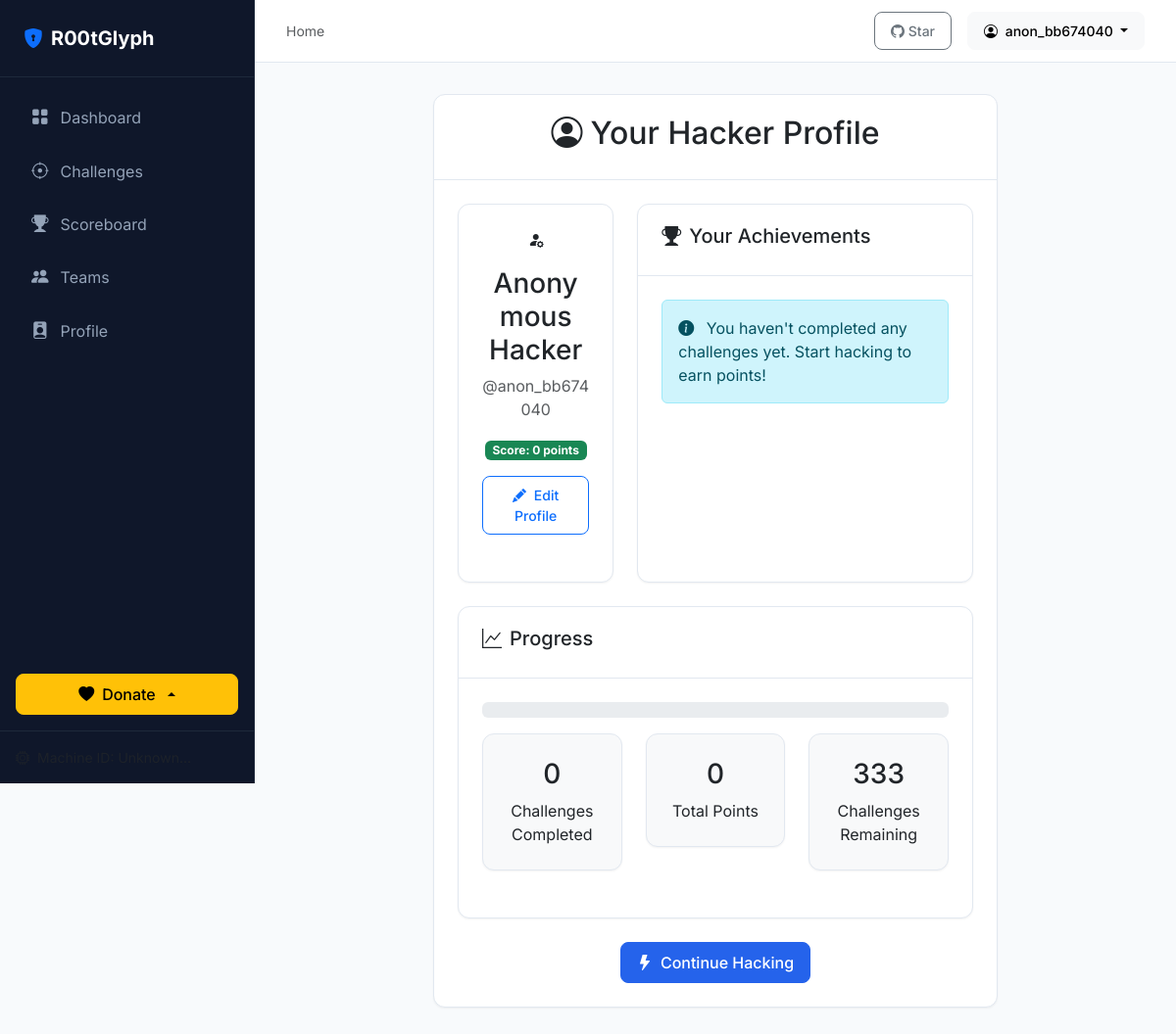
Page /profile (signed in) on the committed database.
### app/models.py (models this page shows)
class LocalUser(db.Model):
    id = db.Column(db.Integer, primary_key=True)
    username = db.Column(db.String(50), unique=True, nullable=False)
    password_hash = db.Column(db.String(256), nullable=False)
    display_name = db.Column(db.String(50), nullable=False, default='Anonymous Hacker')
    profile_picture = db.Column(db.String(256), nullable=True)
    score = db.Column(db.Integer, default=0, index=True)
    completed_challenges = db.Column(db.Text, default='[]')
    is_admin = db.Column(db.Boolean, default=False)
    team_id = db.Column(db.Integer, db.ForeignKey('team.id', use_alter=True, name='fk_local_user_team_id'), nullable=True)
    created_at = db.Column(db.DateTime, default=lambda: datetime.now(timezone.utc))
    last_active = db.Column(db.DateTime, default=lambda: datetime.now(timezone.utc))
    failed_login_attempts = db.Column(db.Integer, default=0)
    locked_until = db.Column(db.DateTime, nullable=True)
    completions = db.relationship('Challenge', secondary=user_completions, lazy='dynamic', backref=db.backref('completed_by', lazy='dynamic'))

### app/routes/core.py (the view, shortened to what this page needs)
@core_bp.route('/profile', methods=['GET', 'POST'])
@login_required
def profile():
    user = get_current_user()
    completed_challenges = user.completions.all()
    total_challenge_count = Challenge.query.filter_by(active=True).count()
    remaining_challenge_count = total_challenge_count - len(completed_challenges)
    return render_template('profile.html', user=user, completed_challenges=completed_challenges, total_challenge_count=total_challenge_count, remaining_challenge_count=remaining_challenge_count)

### app/utils.py (called while the page is built)
def login_required(f):
    @wraps(f)
    def decorated_function(*args, **kwargs):
        if 'user_id' not in session:
            return redirect(url_for('auth.login', next=request.url))
        return f(*args, **kwargs)
    return decorated_function

def get_current_user():
    if 'user_id' in session:
        return db.session.get(LocalUser, session['user_id'])
    return None

def inject_user():
    return dict(current_user=get_current_user())

### templates/profile.html (shortened to what this page needs)
{% extends 'base.html' %}
{% block content %}
<div class="row">
    <div class="col-md-8 offset-md-2">
        <div class="card">
            <div class="card-header">
                <h2 class="text-center"><i class="bi bi-person-circle me-2"></i>Your Hacker Profile</h2>
            </div>
            <div class="card-body">
                <div class="row mb-4">
                    <div class="col-md-4">
                        <div class="card h-100">
                            <div class="card-body text-center">
                                <div class="mb-3">
                                    {% if user.profile_picture %}
                                    <img src="{{ url_for('static', filename=user.profile_picture) }}"
                                        alt="Profile Picture" class="rounded-circle"
                                        style="width: 150px; height: 150px; object-fit: cover;">
                                    {% else %}
                                    <i class="bi bi-person-fill-gear icon-xxl"></i>
                                    {% endif %}
                                </div>
                                <h3>{{ user.display_name }}</h3>
                                <p class="text-muted">@{{ user.username }}</p>
                                <p class="badge bg-success">Score: {{ user.score }} points</p>
                                <button class="btn btn-outline-primary btn-sm" type="button" data-bs-toggle="collapse"
                                    data-bs-target="#editProfile">
                                    <i class="bi bi-pencil-fill me-1"></i> Edit Profile
                                </button>
                            </div>
                        </div>
                    </div>
                    <div class="col-md-8">
                        <div class="card h-100">
                            <div class="card-header">
                                <h5><i class="bi bi-trophy-fill me-2"></i>Your Achievements</h5>
                            </div>
                            <div class="card-body">
                                {% if completed_challenges %}
                                <div class="list-group">
                                    {% for challenge in completed_challenges %}
                                    <div class="list-group-item d-flex justify-content-between align-items-center">
                                        <div>
                                            <h6 class="mb-0">{{ challenge.name }}</h6>
                                            <small class="text-muted">{{ challenge.category | upper }}</small>
                                        </div>
                                        <span class="badge bg-success">+{{ challenge.points }} pts</span>
                                    </div>
                                    {% endfor %}
                                </div>
                                {% else %}
                                <div class="alert alert-info">
                                    <i class="bi bi-info-circle-fill me-2"></i>
                                    You haven't completed any challenges yet. Start hacking to earn points!
                                </div>
                                {% endif %}
                            </div>
                        </div>
                    </div>
                </div>
                <div class="card">
                    <div class="card-header">
                        <h5><i class="bi bi-graph-up me-2"></i>Progress</h5>
                    </div>
                    <div class="card-body">
                        <div class="progress mb-3 progress-standard">
                            {% set total_challenges = total_challenge_count %}
                            {% set completed = completed_challenges|length %}
                            {% set percentage = (completed / total_challenges * 100)|int if total_challenges > 0 else 0
                            %}
                        </div>
                        <div class="row text-center">
                            <div class="col-md-4">
                                <div class="card bg-light">
                                    <div class="card-body">
                                        <h3>{{ completed_challenges|length }}</h3>
                                        <p class="mb-0">Challenges Completed</p>
                                    </div>
                                </div>
                            </div>
                            <div class="col-md-4">
                                <div class="card bg-light">
                                    <div class="card-body">
                                        <h3>{{ user.score }}</h3>
                                        <p class="mb-0">Total Points</p>
                                    </div>
                                </div>
                            </div>
                            <div class="col-md-4">
                                <div class="card bg-light">
                                    <div class="card-body">
                                        <h3>{{ remaining_challenge_count }}</h3>
                                        <p class="mb-0">Challenges Remaining</p>
                                    </div>
                                </div>
                            </div>
                        </div>
                    </div>
                </div>
                <div class="text-center mt-4">
                    <a href="{{ url_for('core.vulnerabilities') }}" class="btn btn-primary">
                        <i class="bi bi-lightning-fill me-2"></i>Continue Hacking
                    </a>
                </div>
            </div>
        </div>
    </div>
</div>
{% endblock %}

### templates/base.html (shortened to what this page needs)
<!doctype html>
<html lang="en">
    <head>
        <link
            rel="stylesheet"
            href="https://cdn.jsdelivr.net/npm/bootstrap@5.3.0/dist/css/bootstrap.min.css"
        />
        <link
            rel="stylesheet"
            href="https://cdn.jsdelivr.net/npm/bootstrap-icons@1.11.1/font/bootstrap-icons.css"
        />
        <link
            rel="stylesheet"
            href="{{ url_for('static', filename='css/style.css') }}"
        />
    </head>
    <body>
        <div class="app-container">
            <aside class="sidebar">
                <div class="sidebar-header">
                    <a href="{{ url_for('core.index') }}" class="brand-logo">
                        <i class="bi bi-shield-lock-fill text-primary"></i>
                        <span>R00tGlyph</span>
                    </a>
                </div>
                <nav class="sidebar-nav">
                    <div class="nav-item">
                        <a
                            href="{{ url_for('core.index') }}"
                            class="nav-link {{ 'active' if request.endpoint == 'index' }}"
                        >
                            <i class="bi bi-grid-fill"></i> Dashboard
                        </a>
                    </div>
                    <div class="nav-item">
                        <a
                            href="{{ url_for('core.vulnerabilities') }}"
                            class="nav-link {{ 'active' if 'level' in request.endpoint or request.endpoint == 'vulnerabilities' }}"
                        >
                            <i class="bi bi-crosshair"></i> Challenges
                        </a>
                    </div>
                    <div class="nav-item">
                        <a
                            href="{{ url_for('core.scoreboard') }}"
                            class="nav-link {{ 'active' if request.endpoint == 'scoreboard' }}"
                        >
                            <i class="bi bi-trophy-fill"></i> Scoreboard
                        </a>
                    </div>
                    <div class="nav-item">
                        <a
                            href="{{ url_for('teams.teams') }}"
                            class="nav-link {{ 'active' if 'team' in request.endpoint or request.endpoint == 'teams' }}"
                        >
                            <i class="bi bi-people-fill"></i> Teams
                        </a>
                    </div>
                    <div class="nav-item">
                        <a
                            href="{{ url_for('core.profile') }}"
                            class="nav-link {{ 'active' if request.endpoint == 'profile' }}"
                        >
                            <i class="bi bi-person-badge-fill"></i> Profile
                        </a>
                    </div>
                </nav>
                <div class="sidebar-donate mt-auto mb-3 px-3">
                    <div class="dropdown dropup">
                        <button
                            class="btn btn-warning w-100 d-flex align-items-center justify-content-center gap-2 dropdown-toggle"
                            type="button"
                            data-bs-toggle="dropdown"
                            aria-expanded="false"
                        >
                            <i class="bi bi-heart-fill"></i> Donate
                        </button>
                    </div>
                </div>
                <div class="sidebar-footer">
                    <div
                        class="d-flex align-items-center gap-2 text-muted small"
                    >
                        <i class="bi bi-cpu"></i>
                        <span
                            >Machine ID: {{ session.get('machine_id',
                            'Unknown')[:8] }}...</span
                        >
                    </div>
                </div>
            </aside>
            <main class="main-content">
                <header class="top-bar">
                    <div class="breadcrumb-nav">
                        {% block breadcrumb %}
                        <span class="text-muted">Home</span>
                        {% endblock %}
                    </div>
                    <div class="user-menu">
                        <a
                            href="https://github.com/algorethmpwd/R00tGlyph"
                            target="_blank"
                            class="btn btn-sm btn-outline-secondary"
                        >
                            <i class="bi bi-github"></i> Star
                        </a>
                        {% if current_user %}
                        <div class="dropdown">
                            <button
                                class="btn btn-sm btn-light dropdown-toggle"
                                type="button"
                                data-bs-toggle="dropdown"
                            >
                                <i class="bi bi-person-circle me-1"></i> {{
                                current_user.username }}
                            </button>
                        </div>
                        {% endif %}
                    </div>
                </header>
                <div class="content-wrapper">
                    {% block content %}{% endblock %}
                </div>
            </main>
        </div>
    </body>
</html>

### static/css/style.css (style rules this page uses)
:root { --bg-app: #f8fafc; --bg-panel: #ffffff; --bg-sidebar: #0f172a; --text-primary: #1e293b; --text-secondary: #64748b; --text-sidebar: #94a3b8; --text-sidebar-hover: #ffffff; --primary: #2563eb; --primary-hover: #1d4ed8; --success: #10b981; --warning: #f59e0b; --danger: #ef4444; --info: #3b82f6; --border-color: #e2e8f0; --border-sidebar: #1e293b; --radius-sm: 0.375rem; --radius-md: 0.5rem; --radius-lg: 0.75rem; --shadow-sm: 0 1px 2px 0 rgb(0 0 0 / 0.05); --shadow-md: 0 4px 6px -1px rgb(0 0 0 / 0.1); --shadow-lg: 0 10px 15px -3px rgb(0 0 0 / 0.1); }
body { font-family: 'Inter', sans-serif; background-color: var(--bg-app); color: var(--text-primary); overflow-x: hidden; }
.app-container { display: flex; min-height: 100vh; }
.sidebar { width: 260px; background-color: var(--bg-sidebar); color: var(--text-sidebar); display: flex; flex-direction: column; border-right: 1px solid var(--border-sidebar); position: fixed; height: 100vh; z-index: 50; transition: width 0.3s ease; }
.sidebar-header { padding: 1.5rem; border-bottom: 1px solid var(--border-sidebar); }
.brand-logo { font-weight: 700; font-size: 1.25rem; color: #fff; text-decoration: none; display: flex; align-items: center; gap: 0.5rem; }
.sidebar-nav { flex: 1; padding: 1rem; overflow-y: auto; }
.nav-item { margin-bottom: 0.25rem; }
.nav-link { display: flex; align-items: center; gap: 0.75rem; padding: 0.75rem 1rem; border-radius: var(--radius-md); color: var(--text-sidebar); text-decoration: none; transition: all 0.2s; }
.nav-link i { font-size: 1.1rem; }
.sidebar-footer { padding: 1rem; border-top: 1px solid var(--border-sidebar); }
.main-content { flex: 1; margin-left: 260px; display: flex; flex-direction: column; min-width: 0; }
.top-bar { height: 64px; background-color: var(--bg-panel); border-bottom: 1px solid var(--border-color); display: flex; align-items: center; justify-content: space-between; padding: 0 2rem; position: sticky; top: 0; z-index: 40; }
.breadcrumb-nav { font-size: 0.875rem; color: var(--text-secondary); }
.user-menu { display: flex; align-items: center; gap: 1rem; }
.content-wrapper { padding: 2rem; flex: 1; }
.card { background-color: var(--bg-panel); border: 1px solid var(--border-color); border-radius: var(--radius-lg); box-shadow: var(--shadow-sm); margin-bottom: 1.5rem; }
.card-header { background-color: transparent; border-bottom: 1px solid var(--border-color); padding: 1.25rem 1.5rem; font-weight: 600; }
.card-body { padding: 1.5rem; }
.btn { font-weight: 500; border-radius: var(--radius-md); padding: 0.5rem 1rem; transition: all 0.2s; }
.btn-primary { background-color: var(--primary); border-color: var(--primary); }

### rows in the picture
LocalUser: username "anon_bb674040", display_name "Anonymous Hacker", score "0"

### other values in the picture
{{ completed_challenges|length }} "0"
{{ remaining_challenge_count }} "333"
